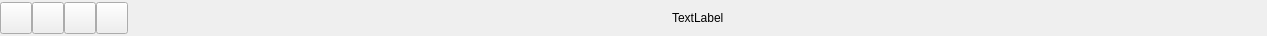
<?xml version="1.0" encoding="UTF-8"?>
<ui version="4.0">
 <class>title_bar</class>
 <widget class="QWidget" name="title_bar">
  <property name="geometry">
   <rect>
    <x>0</x>
    <y>0</y>
    <width>1267</width>
    <height>36</height>
   </rect>
  </property>
  <property name="windowTitle">
   <string>title_bar</string>
  </property>
  <property name="styleSheet">
   <string notr="true"/>
  </property>
  <layout class="QVBoxLayout" name="verticalLayout">
   <property name="spacing">
    <number>1</number>
   </property>
   <property name="leftMargin">
    <number>0</number>
   </property>
   <property name="topMargin">
    <number>0</number>
   </property>
   <property name="rightMargin">
    <number>0</number>
   </property>
   <property name="bottomMargin">
    <number>0</number>
   </property>
   <item>
    <layout class="QHBoxLayout" name="horizontalLayout_2">
     <property name="spacing">
      <number>0</number>
     </property>
     <item>
      <layout class="QHBoxLayout" name="horizontalLayout">
       <property name="spacing">
        <number>0</number>
       </property>
       <item>
        <widget class="QToolButton" name="tb_btn_close">
         <property name="minimumSize">
          <size>
           <width>32</width>
           <height>32</height>
          </size>
         </property>
         <property name="maximumSize">
          <size>
           <width>32</width>
           <height>32</height>
          </size>
         </property>
         <property name="toolTip">
          <string>close box</string>
         </property>
         <property name="text">
          <string/>
         </property>
         <property name="iconSize">
          <size>
           <width>16</width>
           <height>16</height>
          </size>
         </property>
        </widget>
       </item>
       <item>
        <widget class="QToolButton" name="tb_btn_max">
         <property name="minimumSize">
          <size>
           <width>32</width>
           <height>32</height>
          </size>
         </property>
         <property name="maximumSize">
          <size>
           <width>32</width>
           <height>32</height>
          </size>
         </property>
         <property name="toolTip">
          <string>max box</string>
         </property>
         <property name="text">
          <string/>
         </property>
        </widget>
       </item>
       <item>
        <widget class="QToolButton" name="tb_btn_restore">
         <property name="minimumSize">
          <size>
           <width>32</width>
           <height>32</height>
          </size>
         </property>
         <property name="maximumSize">
          <size>
           <width>32</width>
           <height>32</height>
          </size>
         </property>
         <property name="toolTip">
          <string>restore box</string>
         </property>
         <property name="text">
          <string/>
         </property>
        </widget>
       </item>
       <item>
        <widget class="QToolButton" name="tb_btn_min">
         <property name="minimumSize">
          <size>
           <width>32</width>
           <height>32</height>
          </size>
         </property>
         <property name="maximumSize">
          <size>
           <width>32</width>
           <height>32</height>
          </size>
         </property>
         <property name="toolTip">
          <string>min box</string>
         </property>
         <property name="text">
          <string/>
         </property>
        </widget>
       </item>
      </layout>
     </item>
     <item>
      <spacer name="horizontalSpacer">
       <property name="orientation">
        <enum>Qt::Horizontal</enum>
       </property>
       <property name="sizeHint" stdset="0">
        <size>
         <width>40</width>
         <height>20</height>
        </size>
       </property>
      </spacer>
     </item>
     <item>
      <widget class="QLabel" name="lbl_title_title">
       <property name="text">
        <string>TextLabel</string>
       </property>
      </widget>
     </item>
     <item>
      <spacer name="horizontalSpacer_2">
       <property name="orientation">
        <enum>Qt::Horizontal</enum>
       </property>
       <property name="sizeHint" stdset="0">
        <size>
         <width>40</width>
         <height>20</height>
        </size>
       </property>
      </spacer>
     </item>
    </layout>
   </item>
  </layout>
 </widget>
 <layoutdefault spacing="6" margin="11"/>
 <resources/>
 <connections/>
</ui>
